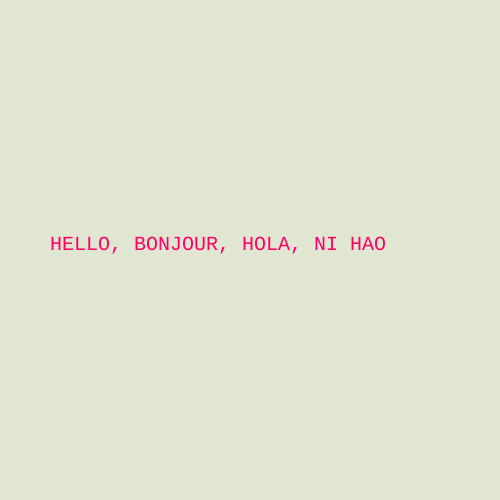
Frame 1 (no input)
Frame 60 (no input): identical to frame 1, image omitted
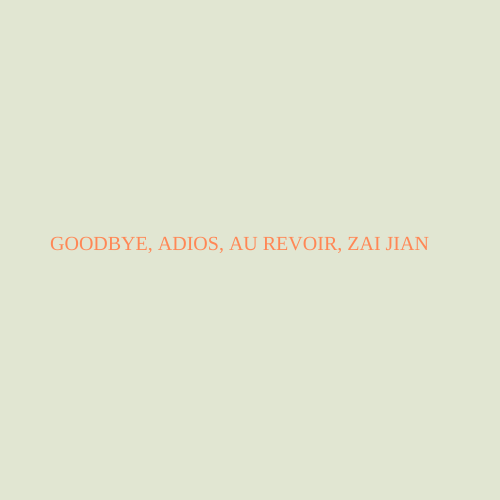
Frame 120 (the mouse pressed at the canvas centre since frame 60)

The p5.js sketch that drew these frames (run headless with seeded random() and noise() and a simulated clock; from frame 60 on, the mouse is pressed at the canvas centre):

// p5.js sketch
// ── sketch.js
let canvasSize = 500;
let currentScene = 0;
let numScenes = 2;

function setup() { 
  createCanvas(canvasSize, canvasSize);
}

function draw() {
  background(225,230,210);
  if(currentScene === 0) {
    drawScene1();
  }
  else if(currentScene === 1) {
    drawScene2();
  }
}

function mousePressed() {
  currentScene++;
  if(currentScene >= numScenes) {
    currentScene = 0;
  }

}

function drawScene1() {
  fill(255, 0, 100);
  textFont("Courier New")
  textSize(20);
  text("HELLO, BONJOUR, HOLA, NI HAO", 50, 250);

}
// I had to look up how to say goodbye in Mandarin, So I googled it
function drawScene2() {
  fill(255,135,85);
  textFont("Comic Sans MS");
  textSize(20);
  text("GOODBYE, ADIOS, AU REVOIR, ZAI JIAN", 50, 250);
}
